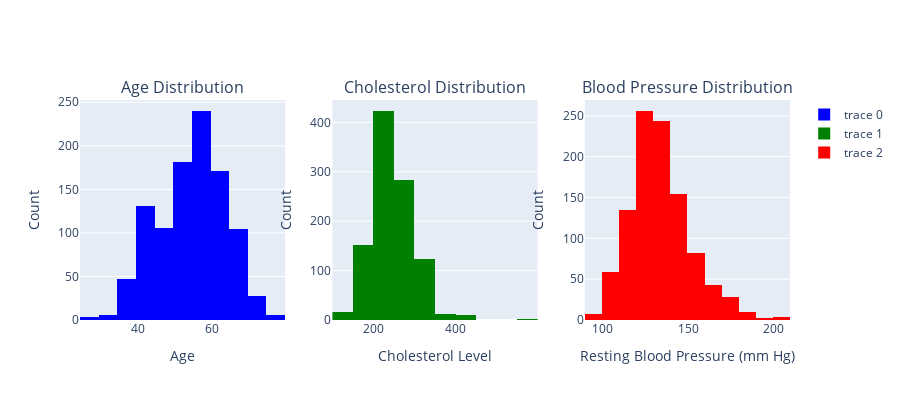

This figure's notebook cell:
### Markdown cell above
The chi-squared test results suggest that there is a strong and highly statistically significant association between gender and the presence of heart disease. This implies that gender is a significant factor in predicting heart disease, and there is evidence to support the claim that gender is associated with heart disease presence in the dataset.

### Code cell
# Create a subplot grid with three subplots
fig = sp.make_subplots(rows=1, cols=3, subplot_titles=("Age Distribution", "Cholesterol Distribution", "Blood Pressure Distribution"))

# Plot the distribution of age
age_hist = go.Histogram(x=heart['age'], marker_color='blue', nbinsx=20)
fig.add_trace(age_hist, row=1, col=1)
fig.update_xaxes(title_text='Age', row=1, col=1)
fig.update_yaxes(title_text='Count', row=1, col=1)

# Plot the distribution of cholesterol levels
chol_hist = go.Histogram(x=heart['chol'], marker_color='green', nbinsx=20)
fig.add_trace(chol_hist, row=1, col=2)
fig.update_xaxes(title_text='Cholesterol Level', row=1, col=2)
fig.update_yaxes(title_text='Count', row=1, col=2)

# Plot the distribution of blood pressure (trestbps)
trestbps_hist = go.Histogram(x=heart['trestbps'], marker_color='red', nbinsx=20)
fig.add_trace(trestbps_hist, row=1, col=3)
fig.update_xaxes(title_text='Resting Blood Pressure (mm Hg)', row=1, col=3)
fig.update_yaxes(title_text='Count', row=1, col=3)

# Update layout
fig.update_layout(height=400, width=900)

fig.show()

### Figure 1 — Plotly figure (JSON) as saved in the notebook; plotly's stock layout.template omitted (floating-point values rounded to 4 significant figures; data arrays with more than 128 entries replaced by an {"elided": "..."} marker saying what was removed)
{"data": [{"marker": {"color": "blue"}, "nbinsx": 20, "type": "histogram", "x": {"elided": "1025 int values"}, "xaxis": "x", "yaxis": "y"}, {"marker": {"color": "green"}, "nbinsx": 20, "type": "histogram", "x": {"elided": "1025 int values"}, "xaxis": "x2", "yaxis": "y2"}, {"marker": {"color": "red"}, "nbinsx": 20, "type": "histogram", "x": {"elided": "1025 int values"}, "xaxis": "x3", "yaxis": "y3"}], "layout": {"annotations": [{"font": {"size": 16}, "showarrow": false, "text": "Age Distribution", "x": 0.1444, "xanchor": "center", "xref": "paper", "y": 1, "yanchor": "bottom", "yref": "paper"}, {"font": {"size": 16}, "showarrow": false, "text": "Cholesterol Distribution", "x": 0.5, "xanchor": "center", "xref": "paper", "y": 1, "yanchor": "bottom", "yref": "paper"}, {"font": {"size": 16}, "showarrow": false, "text": "Blood Pressure Distribution", "x": 0.8556, "xanchor": "center", "xref": "paper", "y": 1, "yanchor": "bottom", "yref": "paper"}], "height": 400, "width": 900, "xaxis": {"anchor": "y", "domain": [0, 0.2889], "title": {"text": "Age"}}, "xaxis2": {"anchor": "y2", "domain": [0.3556, 0.6444], "title": {"text": "Cholesterol Level"}}, "xaxis3": {"anchor": "y3", "domain": [0.7111, 1], "title": {"text": "Resting Blood Pressure (mm Hg)"}}, "yaxis": {"anchor": "x", "domain": [0, 1], "title": {"text": "Count"}}, "yaxis2": {"anchor": "x2", "domain": [0, 1], "title": {"text": "Count"}}, "yaxis3": {"anchor": "x3", "domain": [0, 1], "title": {"text": "Count"}}}}
